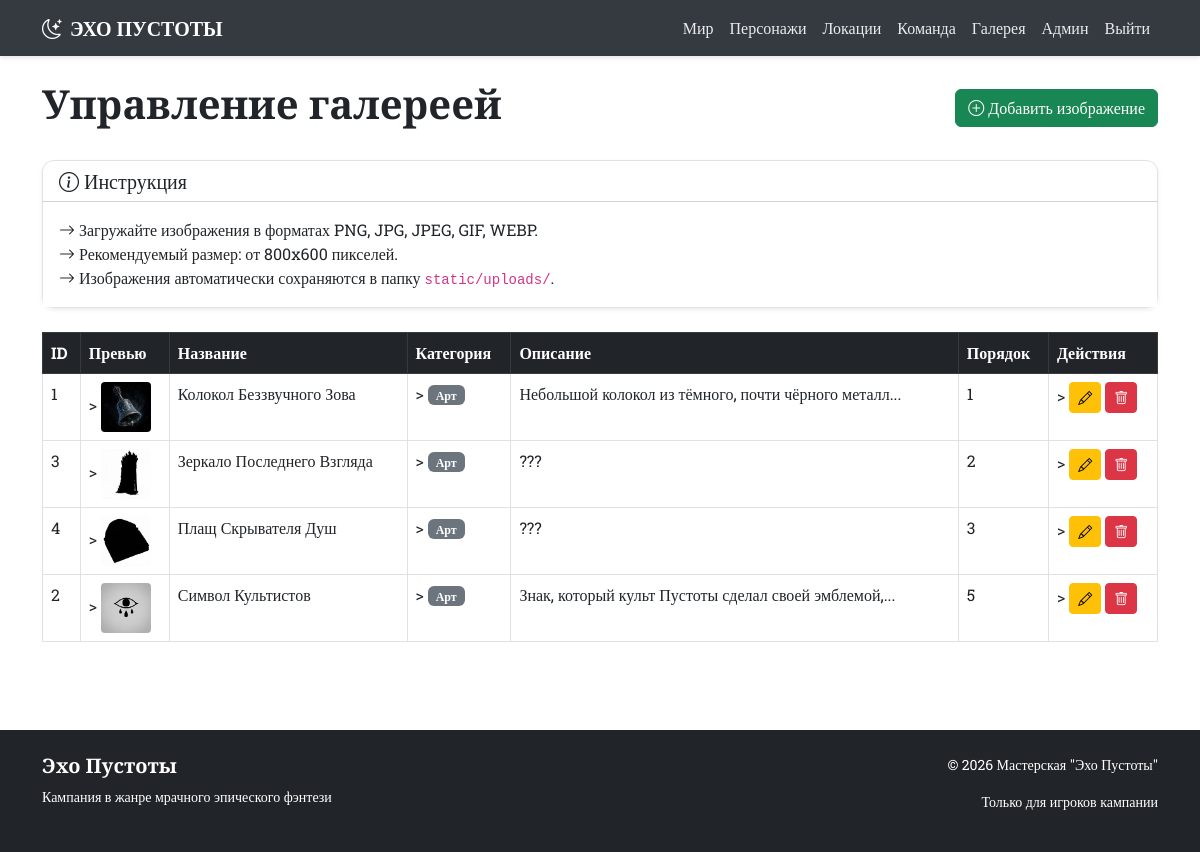
Before: /admin/gallery (signed in) with the older database file.
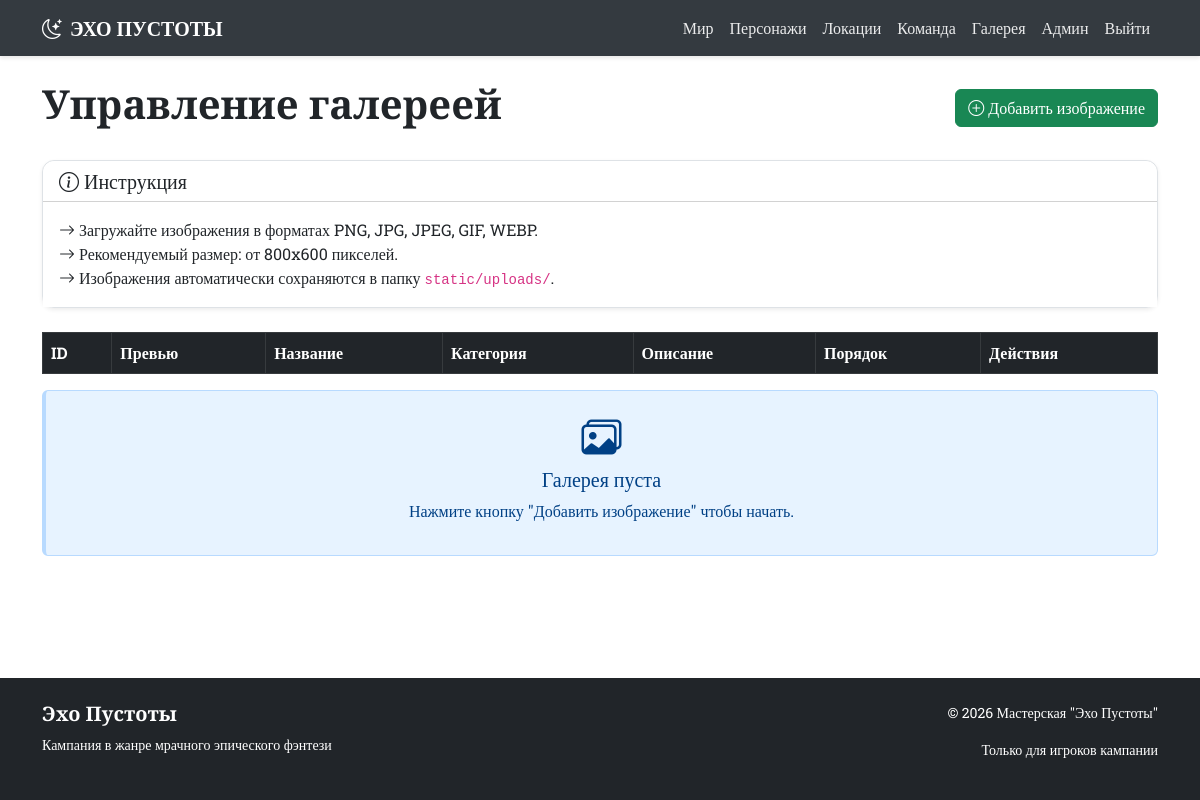
After: the same page with the newer database file.
### app.py (models this page shows)
class GalleryImage(db.Model):
    __tablename__ = 'gallery_images'
    id = db.Column(db.Integer, primary_key=True)
    title = db.Column(db.String(200), nullable=False)
    description = db.Column(db.Text)
    category = db.Column(db.String(50))
    image_filename = db.Column(db.String(300), nullable=False)
    uploaded_at = db.Column(db.DateTime, default=db.func.current_timestamp())
    sort_order = db.Column(db.Integer, default=0)

### app.py (the view)
@app.route('/admin/gallery')
@login_required
def admin_gallery():
    images = GalleryImage.query.order_by(GalleryImage.sort_order, GalleryImage.uploaded_at.desc()).all()
    return render_template('admin/gallery.html', images=images)

### app.py (called while the page is built)
@login_manager.user_loader
def load_user(user_id):
    return User.query.get(int(user_id))

### templates/admin/gallery.html (shortened to what this page needs)
{% extends "base.html" %}
{% block content %}
<div class="d-flex justify-content-between align-items-center mb-4">
    <h1 class="cinzel text-dark">Управление галереей</h1>
    <a href="{{ url_for('add_gallery_image') }}" class="btn btn-success">
        <i class="bi bi-plus-circle"></i> Добавить изображение
    </a>
</div>
<div class="card shadow-sm mb-4">
    <div class="card-header bg-white">
        <h5 class="mb-0 text-dark"><i class="bi bi-info-circle"></i> Инструкция</h5>
    </div>
    <div class="card-body bg-white">
        <p class="text-dark mb-0">
            <i class="bi bi-arrow-right"></i> Загружайте изображения в форматах PNG, JPG, JPEG, GIF, WEBP.<br>
            <i class="bi bi-arrow-right"></i> Рекомендуемый размер: от 800x600 пикселей.<br>
            <i class="bi bi-arrow-right"></i> Изображения автоматически сохраняются в папку <code>static/uploads/</code>.
        </p>
    </div>
</div>
<div class="table-responsive">
    <table class="table table-bordered table-hover">
        <thead class="table-dark">
            <tr>
                <th>ID</th>
                <th>Превью</th>
                <th>Название</th>
                <th>Категория</th>
                <th>Описание</th>
                <th>Порядок</th>
                <th>Действия</th>
            </tr>
        </thead>
        <tbody>
            {% for image in images %}
            <tr>
                <td>{{ image.id }}</td>
                <td>>
                    <img src="{{ url_for('static', filename='uploads/' + image.image_filename) }}"
                        style="width: 50px; height: 50px; object-fit: cover; border-radius: 4px;">
                </td>
                <td>{{ image.title }}</td>
                <td>>
                    <span class="badge bg-secondary">
                        {% if image.category == 'map' %}Карта
                        {% elif image.category == 'art' %}Арт
                        {% elif image.category == 'npc' %}NPC
                        {% elif image.category == 'location' %}Локация
                        {% else %}Другое{% endif %}
                    </span>
                </td>
                <td>{{ image.description[:50] }}{% if image.description|length > 50 %}...{% endif %}</td>
                <td>{{ image.sort_order }}</td>
                <td>>
                    <a href="{{ url_for('edit_gallery_image', id=image.id) }}" class="btn btn-sm btn-warning">
                        <i class="bi bi-pencil"></i>
                    </a>
                    <a href="{{ url_for('delete_gallery_image', id=image.id) }}" class="btn btn-sm btn-danger"
                        onclick="return confirm('Удалить изображение {{ image.title }}?')">
                        <i class="bi bi-trash"></i>
                    </a>
                </td>
            </tr>
            {% endfor %}
        </tbody>
    </table>
</div>
{% if not images %}
<div class="alert alert-info text-center">
    <i class="bi bi-images fs-1"></i>
    <h5>Галерея пуста</h5>
    <p>Нажмите кнопку "Добавить изображение" чтобы начать.</p>
</div>
{% endif %}
{% endblock %}

Changed rows visible on the page:
removed GalleryImage: id "1", image_filename (picture), title "Колокол Беззвучного Зова", category "Арт", description "Небольшой колокол из тёмного, почти чёрного металл", sort_order "1"
removed GalleryImage: id "3", image_filename (picture), title "Зеркало Последнего Взгляда", category "Арт", description "???", sort_order "2"
removed GalleryImage: id "4", image_filename (picture), title "Плащ Скрывателя Душ", category "Арт", description "???", sort_order "3"
removed GalleryImage: id "2", image_filename (picture), title "Символ Культистов", category "Арт", description "Знак, который культ Пустоты сделал своей эмблемой,", sort_order "5"
Other visible differences:
text now shown: "Галерея пуста Нажмите кнопку \"Добавить изображение\" чтобы начать."
